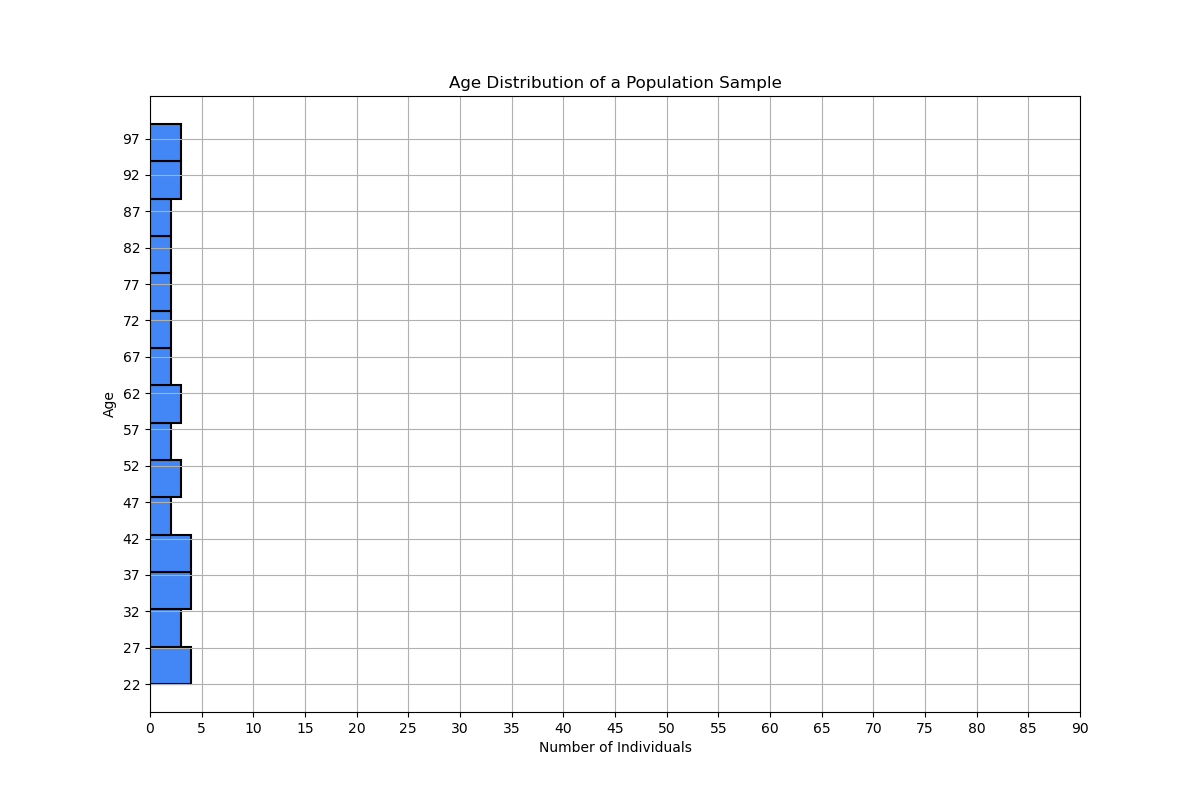

Write the Python code that produced this figure.

import matplotlib.pyplot as plt

# Data points: Ages of a population sample
ages = [
    23, 26, 29, 22, 24, 35, 37, 40, 42, 38, 45, 48,
    50, 51, 43, 41, 33, 36, 28, 30, 55, 57, 59, 60,
    62, 65, 68, 71, 73, 75, 77, 80, 82, 85, 87, 89,
    91, 93, 95, 97, 99
]

# Set up the size of the figure
plt.figure(figsize=(12, 8))

# Plot a histogram with horizontal orientation, custom colors, and bar width
plt.hist(ages, bins=15, orientation='horizontal', color='#4287f5', edgecolor='black', linewidth=1.5)

# Set the title and labels
plt.title('Age Distribution of a Population Sample')
plt.xlabel('Number of Individuals')
plt.ylabel('Age')

# Customize the tick marks
plt.xticks(range(0, max(ages) // 10 * 10 + 1, 5))
plt.yticks(range(min(ages), max(ages) + 1, 5))

# Show grid
plt.grid(True)

# Display the histogram
plt.show()
